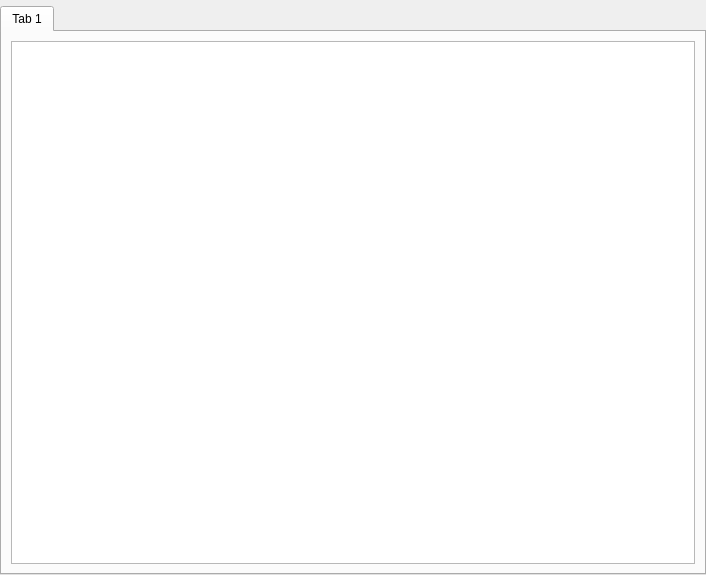
<?xml version="1.0" encoding="UTF-8"?>
<ui version="4.0">
 <class>GameOptionsPage</class>
 <widget class="QWidget" name="GameOptionsPage">
  <property name="geometry">
   <rect>
    <x>0</x>
    <y>0</y>
    <width>706</width>
    <height>575</height>
   </rect>
  </property>
  <layout class="QGridLayout" name="gridLayout">
   <property name="leftMargin">
    <number>0</number>
   </property>
   <property name="topMargin">
    <number>6</number>
   </property>
   <property name="rightMargin">
    <number>0</number>
   </property>
   <property name="bottomMargin">
    <number>0</number>
   </property>
   <item row="0" column="0">
    <widget class="QTabWidget" name="tabWidget">
     <property name="currentIndex">
      <number>0</number>
     </property>
     <widget class="QWidget" name="tab">
      <property name="sizePolicy">
       <sizepolicy hsizetype="Preferred" vsizetype="Preferred">
        <horstretch>0</horstretch>
        <verstretch>0</verstretch>
       </sizepolicy>
      </property>
      <attribute name="title">
       <string notr="true">Tab 1</string>
      </attribute>
      <layout class="QGridLayout" name="gridLayout_2">
       <item row="0" column="0" colspan="2">
        <widget class="QTreeView" name="optionsView">
         <property name="sizePolicy">
          <sizepolicy hsizetype="Expanding" vsizetype="Expanding">
           <horstretch>0</horstretch>
           <verstretch>0</verstretch>
          </sizepolicy>
         </property>
         <property name="acceptDrops">
          <bool>true</bool>
         </property>
         <property name="alternatingRowColors">
          <bool>true</bool>
         </property>
         <property name="selectionMode">
          <enum>QAbstractItemView::SingleSelection</enum>
         </property>
         <property name="selectionBehavior">
          <enum>QAbstractItemView::SelectRows</enum>
         </property>
         <property name="iconSize">
          <size>
           <width>64</width>
           <height>64</height>
          </size>
         </property>
         <property name="rootIsDecorated">
          <bool>false</bool>
         </property>
         <attribute name="headerStretchLastSection">
          <bool>false</bool>
         </attribute>
        </widget>
       </item>
      </layout>
     </widget>
    </widget>
   </item>
  </layout>
 </widget>
 <tabstops>
  <tabstop>tabWidget</tabstop>
  <tabstop>optionsView</tabstop>
 </tabstops>
 <resources/>
 <connections/>
</ui>
